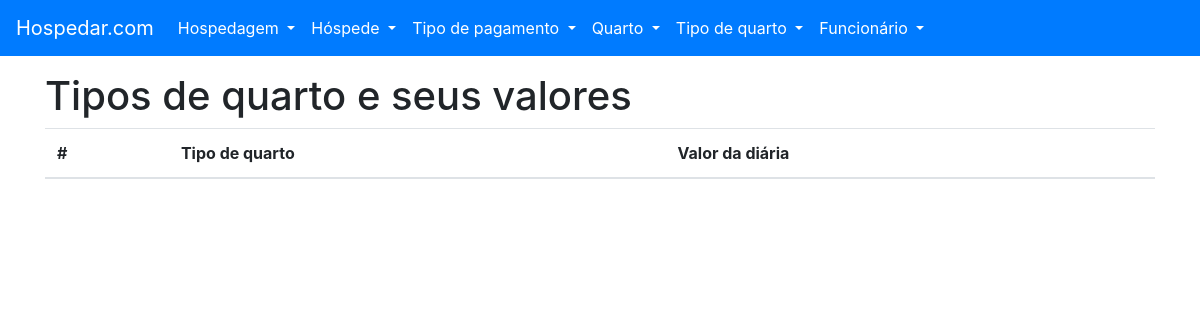
Page /tipo_quarto/listar on the earlier database version.
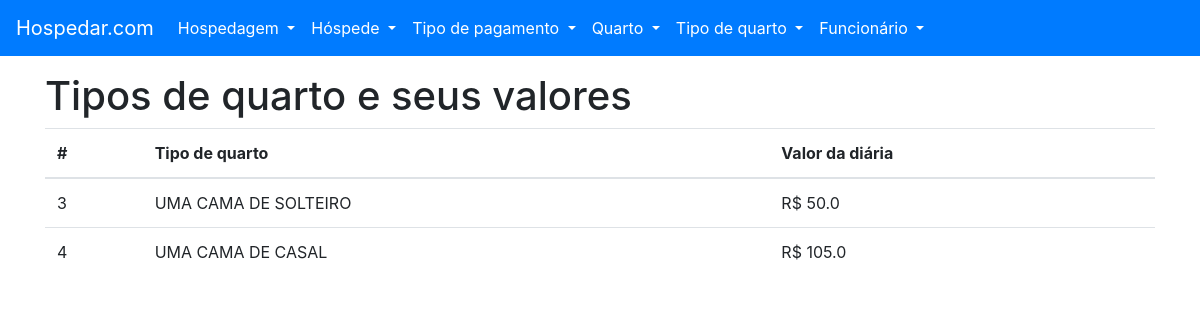
Same page on the later database version.
### tables this page shows
CREATE TABLE "TIPO_QUARTO" (
	"ID_TIPO_QUARTO" INTEGER NOT NULL PRIMARY KEY AUTOINCREMENT UNIQUE,
	"NO_TIPO_QUARTO" VARCHAR(16) NOT NULL UNIQUE,
	"VL_DIARIA" REAL NOT NULL
);

### project/backend/tipo_quarto/views.py (the view)
def listar():
    with TipoQuartoModel(DATABASE_URL) as db:
        try:
            tipo_quarto = db.select_all()
        except (DatabaseException, OperationalError, IntegrityError) as err:
            flash(str(err), 'danger')
            return render_template('tipo_quarto-listar.html')
    return render_template('tipo_quarto-listar.html', tipo_quarto=tipo_quarto)

### project/backend/main/models.py (called while the page is built)
    def __enter__(self):
        self.open()
        return self

    def __exit__(self, exc_type, exc_val, exc_tb):
        self.close()

    def open(self):
        self._connection = sqlite3.connect(self.url)

    def close(self):
        self._connection.close()

    def cursor_to_dict(self, cursors: Iterable):
        return [dict(zip(self.__tablecolumns__, cursor)) for cursor in cursors]

    def select_all(self):
        if self._connection:
            return self.cursor_to_dict(self._connection.execute(f'SELECT * FROM {self.__tablename__};'))
        raise ProgrammingError('ProgrammingError: Cannot operate on a closed database.')

### project/frontend/templates/tipo_quarto-listar.html (shortened to what this page needs)
{% extends 'base.html' %}
{% from 'macros.html' import flash %}
{% block content %}
    <h1>Tipos de quarto e seus valores</h1>
    <table class="table">
        <thead>
        <tr>
            <th scope="col">#</th>
            <th scope="col">Tipo de quarto</th>
            <th scope="col">Valor da diária</th>
        </tr>
        </thead>
        <tbody>
        {% for tipo in tipo_quarto %}
            <tr>
                <td scope="row">{{ tipo['ID_TIPO_QUARTO'] }}</td>
                <td>{{ tipo['NO_TIPO_QUARTO'] }}</td>
                <td>R$ {{ tipo['VL_DIARIA'] }}</td>
            </tr>
        {% endfor %}
        </tbody>
    </table>
{% endblock content%}

### project/frontend/templates/base.html (shortened to what this page needs)
<!DOCTYPE html>
<html lang="pt">
<head>
    <link rel="stylesheet" href="https://maxcdn.bootstrapcdn.com/bootstrap/4.0.0/css/bootstrap.min.css">
</head>
<body>
    <nav class="navbar navbar-expand-md navbar-light bg-primary">
        <a class="navbar-brand text-white" href="{{ url_for('main.home') }}">Hospedar.com</a>
        <div class="collapse navbar-collapse" id="navbarSupportedContent">
            <ul class="navbar-nav mr-auto">
                <li class="nav-item dropdown">
                    <a class="nav-link dropdown-toggle text-white" href="#" role="button" data-toggle="dropdown" aria-haspopup="true" aria-expanded="false">
                        Hospedagem
                    </a>
                </li>
                <li class="nav-item dropdown">
                    <a class="nav-link dropdown-toggle text-white" href="#" role="button" data-toggle="dropdown" aria-haspopup="true" aria-expanded="false">
                        Hóspede
                    </a>
                </li>
                <li class="nav-item dropdown">
                    <a class="nav-link dropdown-toggle text-white" href="#" role="button" data-toggle="dropdown" aria-haspopup="true" aria-expanded="false">
                        Tipo de pagamento
                    </a>
                </li>
                <li class="nav-item dropdown">
                    <a class="nav-link dropdown-toggle text-white" href="#" role="button" data-toggle="dropdown" aria-haspopup="true" aria-expanded="false">
                        Quarto
                    </a>
                </li>
                <li class="nav-item dropdown">
                    <a class="nav-link dropdown-toggle text-white" href="#" role="button" data-toggle="dropdown" aria-haspopup="true" aria-expanded="false">
                        Tipo de quarto
                    </a>
                </li>
                <li class="nav-item dropdown">
                    <a class="nav-link dropdown-toggle text-white" href="#" role="button" data-toggle="dropdown" aria-haspopup="true" aria-expanded="false">
                        Funcionário
                    </a>
                </li>
            </ul>
        </div>
    </nav>
    <div class="container mt-3">
        {% block content %} {% endblock content %}
    </div>
</body>
</html>

Differences in the rows shown:
added TIPO_QUARTO: ID_TIPO_QUARTO "3", NO_TIPO_QUARTO "UMA CAMA DE SOLTEIRO", VL_DIARIA "50.0"
added TIPO_QUARTO: ID_TIPO_QUARTO "4", NO_TIPO_QUARTO "UMA CAMA DE CASAL", VL_DIARIA "105.0"
